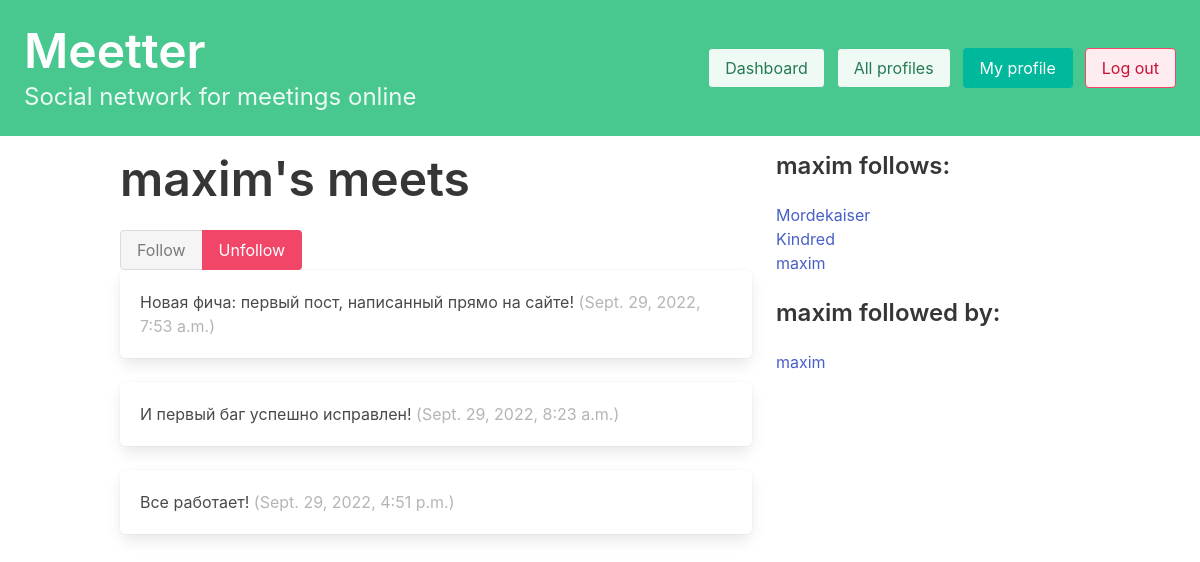
Screenshot of /profile_detail/6/ (signed in) with the database file from the repository.
### meetter/models.py (models this page shows, shortened)
class Profile(models.Model):
    user = models.OneToOneField(User, on_delete=models.CASCADE)
    follows = models.ManyToManyField('self', related_name='followed_by', symmetrical=False, blank=True)
    def __str__(self):
        return self.user.username

class Meet(models.Model):
    creator_user = models.ForeignKey(User, related_name="meets", on_delete=models.DO_NOTHING)
    body = models.TextField(max_length=1000)
    pub_date = models.DateTimeField(auto_now_add=True)

### meetter/views.py (the view)
# urls.py: path('profile_detail/<int:pk>/', profile_detail, name='profile_detail'),
def profile_detail(request, pk):
    print("Page is loaded")
    if not hasattr(request.user, 'profile'):
        missing_profile = Profile(user=request.user)
        missing_profile.save()
    profile = Profile.objects.get(pk=pk)
    if request.method == "POST":
        current_user_profile = request.user.profile
        data = request.POST
        action = data.get("follow")
        if action == "follow":
            current_user_profile.follows.add(profile)
        elif action == "unfollow":
            current_user_profile.follows.remove(profile)
        current_user_profile.save()
    else:
        print("didn't get through Post")
    return render(request, 'meetter/profile_detail.html', {'profile': profile})

### meetter/templates/meetter/profile_detail.html (shortened to what this page needs)
<!DOCTYPE html>
<html lang="en">
<head>
    {% extends 'base.html' %}
{% block content %}
<div class="column is-two-thirds">
    <div class="block">
        <h1 class="title is-1">{{ profile.user.username }}'s meets</h1>
    </div>
    <form method="post">
        <div class="buttons has-addons">
            {% if profile in user.profile.follows.all %}
                <button class="button is-success is-static">Follow</button>
                <button class="button is-danger" name="follow" value="unfollow">Unfollow</button>
            {% else %}
                <button class="button is-success" name="follow" value="follow">Follow</button>
                <button class="button is-danger is-static">Unfollow</button>
            {% endif %}
        </div>
    </form>
    <div class="content">
        {% for meet in profile.user.meets.all %}
        <div class="box">
            {{ meet.body }}
            <span class="is-small has-text-grey-light">
                ({{ meet.pub_date }})
            </span>
        </div>
        {% endfor %}
    </div>
</div>
<div class="column">
    <div class="block">
        <h3 class="title is-4">{{ profile.user.username }} follows:</h3>
        <ul>
            {% for following in profile.follows.all %}
                <li>
                    <a href="{% url 'meetter:profile_detail' following.id %}">{{ following }}</a>
                </li>
            {% endfor %}
        </ul>
    </div>
    <div class="block">
        <h3 class="title is-4">{{ profile.user.username }} followed by:</h3>
    <ul style="">
        {% for follower in profile.followed_by.all %}
            <li>
                <a href="{% url 'meetter:profile_detail' follower.id %}">{{ follower.user.username }}</a>
            </li>
        {% endfor %}
    </ul>
    </div>
</div>
{% endblock content %}

### rows the page displays
Profile: user.username "maxim"
Meet: body "Новая фича: первый пост, написанный прямо на сайте!", pub_date "Sept. 29, 2022, 7:53 a.m."
Meet: body "И первый баг успешно исправлен!", pub_date "Sept. 29, 2022, 8:23 a.m."
Meet: body "Все работает!", pub_date "Sept. 29, 2022, 4:51 p.m."
Profile: user.username "Mordekaiser"
Profile: user.username "Kindred"
